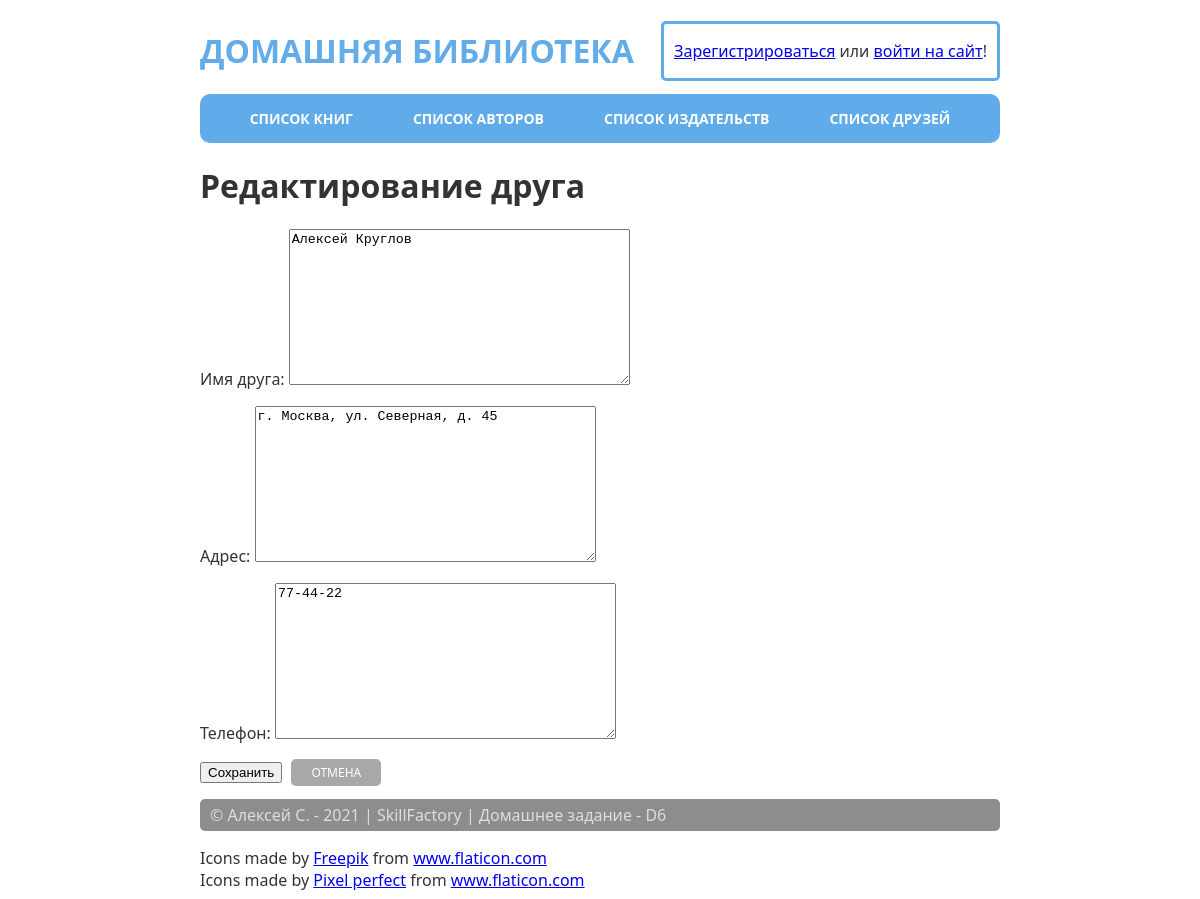
The page /friend/1/edit/ on the database its author committed.
### home_library/models.py (models this page shows, shortened)
class Friend(models.Model):
    full_name = models.TextField(verbose_name=_("Имя друга"))
    address = models.TextField(verbose_name=_("Адрес"))
    phone = models.TextField(verbose_name=_("Телефон"))

### home_library/views.py (the view)
# urls.py: path('friend/<int:pk>/edit/', FriendEdit.as_view(), name='friend_edit'),
class FriendEdit(authView, UpdateView):
    model = Friend
    fields = '__all__'
    template_name = 'friend_edit.html'

### home_library/views.py (called while the page is built)
    def get_context_data(self, **kwargs):
        context = super().get_context_data(**kwargs)
        context['show_login'] = True
        if self.request.user.is_authenticated:
            context['username'] = self.request.user.username
            if SocialAccount.objects.filter(user=self.request.user).exists():
                context['extra_data'] = SocialAccount.objects.get(user=self.request.user).extra_data
        return context

### templates/home_library/friend_edit.html
{% extends 'base.html' %}
{% block extra_content %}
    <h1>Редактирование друга</h1>
    <form action="" method="post">{% csrf_token %}
      {{ form.as_p }}
    <input type="submit" value="Сохранить" />
    <a class="link-cancel" href="{% url 'home_library:friends' %}">Отмена</a>
</form>
{% endblock %}

### static/css/style.css (style rules this page uses)
body { font-family: 'Segoe UI', Tahoma, Geneva, Verdana, sans-serif; color: #333; }
.link-cancel { margin: 5px; padding: 5px 20px; background-color: rgb(168, 168, 168); border-radius: 5px; cursor: pointer; color: rgb(255, 255, 255); text-transform: uppercase; text-decoration: none; font-size: 12px; }

### rows shown on the page
Friend: full_name "Алексей Круглов", address "г. Москва, ул. Северная, д. 45", phone "77-44-22"
